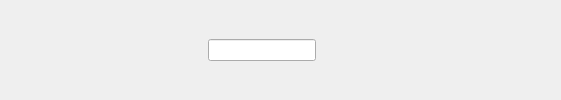
        <widget class="QWidget" name="header_widget" native="true">
         <layout class="QHBoxLayout" name="horizontalLayout_4">
          <item>
           <widget class="QPushButton" name="btnMenu">
            <property name="styleSheet">
             <string notr="true">border: none;</string>
            </property>
            <property name="text">
             <string/>
            </property>
            <property name="icon">
             <iconset>
              <normaloff>logo_menu_negro.png</normaloff>logo_menu_negro.png</iconset>
            </property>
            <property name="iconSize">
             <size>
              <width>20</width>
              <height>20</height>
             </size>
            </property>
            <property name="checkable">
             <bool>true</bool>
            </property>
           </widget>
          </item>
          <item>
           <spacer name="horizontalSpacer">
            <property name="orientation">
             <enum>Qt::Horizontal</enum>
            </property>
            <property name="sizeHint" stdset="0">
             <size>
              <width>159</width>
              <height>20</height>
             </size>
            </property>
           </spacer>
          </item>
          <item>
           <layout class="QHBoxLayout" name="horizontalLayout_3">
            <item>
             <widget class="QLineEdit" name="lineEdit"/>
            </item>
            <item>
             <widget class="QPushButton" name="pushButton_14">
              <property name="styleSheet">
               <string notr="true">border: none;</string>
              </property>
              <property name="text">
               <string/>
              </property>
              <property name="icon">
               <iconset>
                <normaloff>:/logito/busqueda.png</normaloff>
                <normalon>busqueda.png</normalon>:/logito/busqueda.png</iconset>
              </property>
             </widget>
            </item>
           </layout>
          </item>
          <item>
           <spacer name="horizontalSpacer_3">
            <property name="orientation">
             <enum>Qt::Horizontal</enum>
            </property>
            <property name="sizeHint" stdset="0">
             <size>
              <width>158</width>
              <height>20</height>
             </size>
            </property>
           </spacer>
          </item>
          <item>
           <widget class="QPushButton" name="pushButton_17">
            <property name="styleSheet">
             <string notr="true">border: none;</string>
            </property>
            <property name="text">
             <string/>
            </property>
            <property name="icon">
             <iconset>
              <normaloff>logo_usuario_negro.png</normaloff>logo_usuario_negro.png</iconset>
            </property>
           </widget>
          </item>
         </layout>
        </widget>
